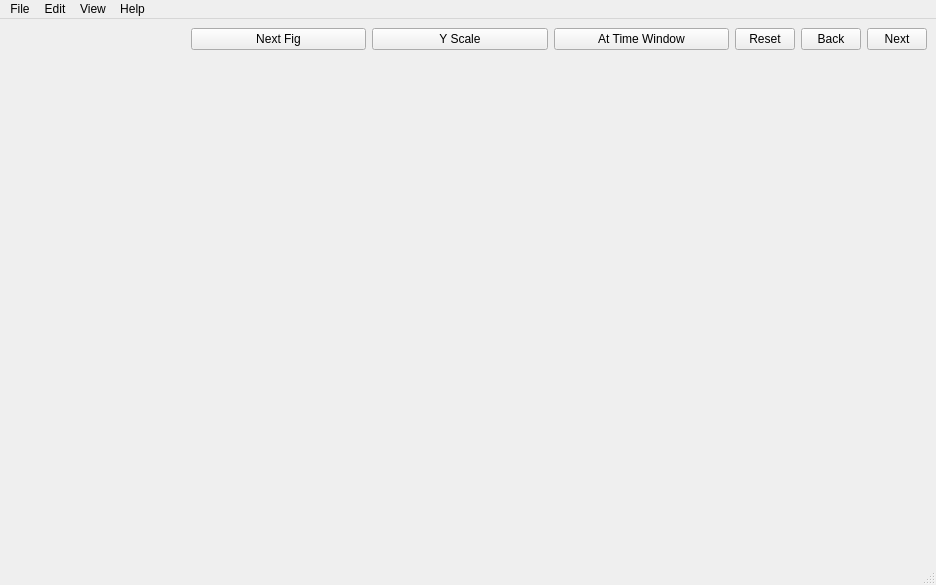
<?xml version="1.0" encoding="UTF-8"?>
<ui version="4.0">
 <class>mainWindow</class>
 <widget class="QMainWindow" name="mainWindow">
  <property name="geometry">
   <rect>
    <x>0</x>
    <y>0</y>
    <width>936</width>
    <height>585</height>
   </rect>
  </property>
  <property name="windowTitle">
   <string>DC1 Visualization</string>
  </property>
  <widget class="QWidget" name="centralwidget">
   <layout class="QHBoxLayout" name="horizontalLayout_2">
    <item>
     <layout class="QVBoxLayout" name="verticalLayout_2">
      <item>
       <layout class="QGridLayout" name="gridLayout">
        <item row="5" column="2">
         <widget class="PlotWidget" name="r4c2" native="true"/>
        </item>
        <item row="2" column="3">
         <widget class="PlotWidget" name="r1c3" native="true"/>
        </item>
        <item row="2" column="1">
         <widget class="PlotWidget" name="r1c1" native="true"/>
        </item>
        <item row="3" column="0">
         <widget class="PlotWidget" name="r2c0" native="true"/>
        </item>
        <item row="4" column="3">
         <widget class="PlotWidget" name="r3c3" native="true"/>
        </item>
        <item row="5" column="1">
         <widget class="PlotWidget" name="r4c1" native="true"/>
        </item>
        <item row="3" column="5">
         <widget class="PlotWidget" name="r2c5" native="true"/>
        </item>
        <item row="1" column="4">
         <widget class="PlotWidget" name="r0c4" native="true"/>
        </item>
        <item row="2" column="5">
         <widget class="PlotWidget" name="r1c5" native="true"/>
        </item>
        <item row="1" column="0">
         <widget class="PlotWidget" name="r0c0" native="true"/>
        </item>
        <item row="5" column="4">
         <widget class="PlotWidget" name="r4c4" native="true"/>
        </item>
        <item row="1" column="3">
         <widget class="PlotWidget" name="r0c3" native="true"/>
        </item>
        <item row="1" column="2">
         <widget class="PlotWidget" name="r0c2" native="true"/>
        </item>
        <item row="1" column="1">
         <widget class="PlotWidget" name="r0c1" native="true"/>
        </item>
        <item row="3" column="1">
         <widget class="PlotWidget" name="r2c1" native="true"/>
        </item>
        <item row="1" column="5">
         <widget class="PlotWidget" name="r0c5" native="true"/>
        </item>
        <item row="4" column="1">
         <widget class="PlotWidget" name="r3c1" native="true"/>
        </item>
        <item row="5" column="3">
         <widget class="PlotWidget" name="r4c3" native="true"/>
        </item>
        <item row="0" column="3">
         <layout class="QHBoxLayout" name="horizontalLayoutC4">
          <item>
           <widget class="QPushButton" name="atTimeWindowButton">
            <property name="text">
             <string>At Time Window</string>
            </property>
           </widget>
          </item>
         </layout>
        </item>
        <item row="2" column="2">
         <widget class="PlotWidget" name="r1c2" native="true"/>
        </item>
        <item row="0" column="4">
         <layout class="QHBoxLayout" name="horizontalLayoutC5">
          <item>
           <widget class="QPushButton" name="resetButton">
            <property name="maximumSize">
             <size>
              <width>60</width>
              <height>16777215</height>
             </size>
            </property>
            <property name="text">
             <string>Reset</string>
            </property>
           </widget>
          </item>
         </layout>
        </item>
        <item row="5" column="0">
         <widget class="PlotWidget" name="r4c0" native="true"/>
        </item>
        <item row="2" column="0">
         <widget class="PlotWidget" name="r1c0" native="true"/>
        </item>
        <item row="0" column="5">
         <layout class="QHBoxLayout" name="horizontalLayoutC6">
          <item>
           <widget class="QPushButton" name="backButton">
            <property name="maximumSize">
             <size>
              <width>60</width>
              <height>16777215</height>
             </size>
            </property>
            <property name="text">
             <string>Back</string>
            </property>
           </widget>
          </item>
          <item>
           <widget class="QPushButton" name="nextButton">
            <property name="maximumSize">
             <size>
              <width>60</width>
              <height>16777215</height>
             </size>
            </property>
            <property name="text">
             <string>Next</string>
            </property>
           </widget>
          </item>
         </layout>
        </item>
        <item row="3" column="4">
         <widget class="PlotWidget" name="r2c4" native="true"/>
        </item>
        <item row="4" column="0">
         <widget class="PlotWidget" name="r3c0" native="true"/>
        </item>
        <item row="0" column="2">
         <layout class="QHBoxLayout" name="horizontalLayoutC3">
          <item>
           <widget class="QPushButton" name="yScaleButton">
            <property name="text">
             <string>Y Scale</string>
            </property>
           </widget>
          </item>
         </layout>
        </item>
        <item row="2" column="4">
         <widget class="PlotWidget" name="r1c4" native="true"/>
        </item>
        <item row="4" column="4">
         <widget class="PlotWidget" name="r3c4" native="true"/>
        </item>
        <item row="4" column="2">
         <widget class="PlotWidget" name="r3c2" native="true"/>
        </item>
        <item row="3" column="2">
         <widget class="PlotWidget" name="r2c2" native="true"/>
        </item>
        <item row="4" column="5">
         <widget class="PlotWidget" name="r3c5" native="true"/>
        </item>
        <item row="0" column="1">
         <layout class="QHBoxLayout" name="horizontalLayoutC2">
          <item>
           <widget class="QPushButton" name="nextFigButton">
            <property name="text">
             <string>Next Fig</string>
            </property>
           </widget>
          </item>
         </layout>
        </item>
        <item row="5" column="5">
         <widget class="PlotWidget" name="r4c5" native="true"/>
        </item>
        <item row="3" column="3">
         <widget class="PlotWidget" name="r2c3" native="true"/>
        </item>
        <item row="0" column="0">
         <widget class="QLabel" name="FigureLabel">
          <property name="maximumSize">
           <size>
            <width>16777215</width>
            <height>30</height>
           </size>
          </property>
          <property name="text">
           <string/>
          </property>
         </widget>
        </item>
        <item row="6" column="0">
         <widget class="PlotWidget" name="r5c0" native="true"/>
        </item>
        <item row="6" column="1">
         <widget class="PlotWidget" name="r5c1" native="true"/>
        </item>
        <item row="6" column="2">
         <widget class="PlotWidget" name="r5c2" native="true"/>
        </item>
        <item row="6" column="3">
         <widget class="PlotWidget" name="r5c3" native="true"/>
        </item>
        <item row="6" column="4">
         <widget class="PlotWidget" name="r5c4" native="true"/>
        </item>
        <item row="6" column="5">
         <widget class="PlotWidget" name="r5c5" native="true"/>
        </item>
       </layout>
      </item>
     </layout>
    </item>
   </layout>
  </widget>
  <widget class="QStatusBar" name="statusbar"/>
  <widget class="QMenuBar" name="menubar">
   <property name="geometry">
    <rect>
     <x>0</x>
     <y>0</y>
     <width>936</width>
     <height>25</height>
    </rect>
   </property>
   <widget class="QMenu" name="menuFile">
    <property name="title">
     <string>File</string>
    </property>
    <addaction name="actionUpdateSession"/>
   </widget>
   <widget class="QMenu" name="menuEdit">
    <property name="title">
     <string>Edit</string>
    </property>
    <addaction name="actionPreferences"/>
    <addaction name="actionAnalysisParameters"/>
   </widget>
   <widget class="QMenu" name="menuView">
    <property name="title">
     <string>View</string>
    </property>
    <addaction name="actionIndividualChannelInfo"/>
    <addaction name="actionListElectrodesInfo"/>
   </widget>
   <widget class="QMenu" name="menuHelp">
    <property name="title">
     <string>Help</string>
    </property>
    <addaction name="actionDocumentation"/>
   </widget>
   <addaction name="menuFile"/>
   <addaction name="menuEdit"/>
   <addaction name="menuView"/>
   <addaction name="menuHelp"/>
  </widget>
  <action name="actionUpdateSession">
   <property name="text">
    <string>New session...</string>
   </property>
  </action>
  <action name="actionLoad_real_time_stream">
   <property name="text">
    <string>Load real-time stream...</string>
   </property>
  </action>
  <action name="action_changeLayout">
   <property name="text">
    <string>Change visualization style...</string>
   </property>
  </action>
  <action name="actionDocumentation">
   <property name="text">
    <string>Documentation</string>
   </property>
  </action>
  <action name="actionParameter_1">
   <property name="text">
    <string>Parameter 1</string>
   </property>
  </action>
  <action name="actionParameter_2">
   <property name="text">
    <string>Parameter 2</string>
   </property>
  </action>
  <action name="actionParameter_3">
   <property name="text">
    <string>Parameter 3</string>
   </property>
  </action>
  <action name="actionPreferences">
   <property name="text">
    <string>Session parameters...</string>
   </property>
  </action>
  <action name="actionAnalysisParameters">
   <property name="text">
    <string>GUI preferences...</string>
   </property>
  </action>
  <action name="actionSave">
   <property name="text">
    <string>Save</string>
   </property>
  </action>
  <action name="actionExport_to">
   <property name="text">
    <string>Export to...</string>
   </property>
  </action>
  <action name="actionParameter_4">
   <property name="text">
    <string>Toggle highlight spikes</string>
   </property>
  </action>
  <action name="actionParameter_5">
   <property name="text">
    <string>Toggle auto axis</string>
   </property>
  </action>
  <action name="actionParameter_6">
   <property name="text">
    <string>Parameter 1</string>
   </property>
  </action>
  <action name="actionParameter_7">
   <property name="text">
    <string>Parameter 2</string>
   </property>
  </action>
  <action name="actionParameter">
   <property name="text">
    <string>Parameter 3</string>
   </property>
  </action>
  <action name="actionParameter_8">
   <property name="text">
    <string>Parameter 1</string>
   </property>
  </action>
  <action name="actionParameter_9">
   <property name="text">
    <string>Parameter 2</string>
   </property>
  </action>
  <action name="actionParameter_10">
   <property name="text">
    <string>Parameter 3</string>
   </property>
  </action>
  <action name="action_tl_arraymap">
   <property name="text">
    <string>Array Map</string>
   </property>
  </action>
  <action name="action_tr_arraymap">
   <property name="text">
    <string>Array Map</string>
   </property>
  </action>
  <action name="action_bl_arraymap">
   <property name="text">
    <string>Array Map</string>
   </property>
  </action>
  <action name="action_br_arraymap_2">
   <property name="text">
    <string>Array Map</string>
   </property>
  </action>
  <action name="action_tl_channels">
   <property name="text">
    <string>Channel Traces</string>
   </property>
  </action>
  <action name="action_bl_channels">
   <property name="text">
    <string>Channel Traces</string>
   </property>
  </action>
  <action name="action_br_channels_2">
   <property name="text">
    <string>Channel Traces</string>
   </property>
  </action>
  <action name="action_tl_spikerate">
   <property name="text">
    <string>Spike Rate Plot</string>
   </property>
  </action>
  <action name="action_tl_electrodeminimap">
   <property name="text">
    <string>Electrode Minimap</string>
   </property>
  </action>
  <action name="action_hierlemann">
   <property name="text">
    <string>Hierlemann</string>
   </property>
  </action>
  <action name="action_modifiedhierlemann">
   <property name="text">
    <string>Modified Hierlemann</string>
   </property>
  </action>
  <action name="action_Highpass">
   <property name="text">
    <string>Highpass</string>
   </property>
  </action>
  <action name="actionSpike_detection">
   <property name="text">
    <string>Spike detection...</string>
   </property>
  </action>
  <action name="action_npz">
   <property name="text">
    <string>Numpy file (.npz)</string>
   </property>
  </action>
  <action name="action_mat">
   <property name="text">
    <string>MATLAB file (.mat)</string>
   </property>
  </action>
  <action name="action_save_npz">
   <property name="text">
    <string>Numpy file (.npz)</string>
   </property>
  </action>
  <action name="action_save_mat">
   <property name="text">
    <string>MATLAB file (.mat)</string>
   </property>
  </action>
  <action name="action_tr_channels">
   <property name="text">
    <string>Channel Traces</string>
   </property>
  </action>
  <action name="action_tr_spikerate">
   <property name="text">
    <string>Spike Rate Plot</string>
   </property>
  </action>
  <action name="action_tr_electrodeminimap">
   <property name="text">
    <string>Electrode Minimap</string>
   </property>
  </action>
  <action name="action_bl_spikerate">
   <property name="text">
    <string>Spike Rate Plot</string>
   </property>
  </action>
  <action name="action_bl_electrodeminimap">
   <property name="text">
    <string>Electrode Minimap</string>
   </property>
  </action>
  <action name="action_br_spikerate_2">
   <property name="text">
    <string>Spike Rate Plot</string>
   </property>
  </action>
  <action name="action_br_electrodeminimap_2">
   <property name="text">
    <string>Electrode Minimap</string>
   </property>
  </action>
  <action name="action_save_csv">
   <property name="text">
    <string>CSV file (.csv)</string>
   </property>
  </action>
  <action name="action_csv">
   <property name="text">
    <string>CSV file (.csv)</string>
   </property>
  </action>
  <action name="actionEntire_window">
   <property name="text">
    <string>Entire window</string>
   </property>
  </action>
  <action name="actionWindow_1">
   <property name="text">
    <string>Window 1</string>
   </property>
  </action>
  <action name="actionWindow_2">
   <property name="text">
    <string>Window 2</string>
   </property>
  </action>
  <action name="actionWindow_3">
   <property name="text">
    <string>Window 3</string>
   </property>
  </action>
  <action name="actionWindow_4">
   <property name="text">
    <string>Window 4</string>
   </property>
  </action>
  <action name="action_tl_tracesearch">
   <property name="text">
    <string>Trace Search</string>
   </property>
  </action>
  <action name="action_tr_tracesearch">
   <property name="text">
    <string>Trace Search</string>
   </property>
  </action>
  <action name="action_bl_tracesearch">
   <property name="text">
    <string>Trace Search</string>
   </property>
  </action>
  <action name="action_br_tracesearch_2">
   <property name="text">
    <string>Trace Search</string>
   </property>
  </action>
  <action name="actionToggle_light_dark_mode">
   <property name="text">
    <string>Toggle light/dark mode</string>
   </property>
  </action>
  <action name="actionToggle_profiling">
   <property name="text">
    <string>Toggle profiling</string>
   </property>
  </action>
  <action name="action_H0Bandpass">
   <property name="text">
    <string>h0 Bandpass</string>
   </property>
  </action>
  <action name="action_Auto">
   <property name="text">
    <string>Auto</string>
   </property>
  </action>
  <action name="action_FastBandpass">
   <property name="text">
    <string>Fast Bandpass</string>
   </property>
  </action>
  <action name="action_FasterBandpass">
   <property name="text">
    <string>Faster Bandpass</string>
   </property>
  </action>
  <action name="action_Litke">
   <property name="text">
    <string>Litke</string>
   </property>
  </action>
  <action name="action_None">
   <property name="text">
    <string>None</string>
   </property>
  </action>
  <action name="actionSpike_threshold">
   <property name="text">
    <string>Spike threshold...</string>
   </property>
  </action>
  <action name="actionTime_window">
   <property name="text">
    <string>Time window...</string>
   </property>
  </action>
  <action name="actionIndividualChannelInfo">
   <property name="text">
    <string>Individual channel info...</string>
   </property>
  </action>
  <action name="actionChannelAmplitudeHistogram">
   <property name="text">
    <string>Channel amplitude histogram...</string>
   </property>
  </action>
  <action name="actionToggleDarkMode">
   <property name="text">
    <string>Toggle dark mode</string>
   </property>
  </action>
  <action name="actionToggleProfiling">
   <property name="text">
    <string>Toggle profiling</string>
   </property>
  </action>
  <action name="actionListElectrodesInfo">
   <property name="text">
    <string>List of electrodes info...</string>
   </property>
  </action>
 </widget>
 <customwidgets>
  <customwidget>
   <class>PlotWidget</class>
   <extends>QWidget</extends>
   <header>pyqtgraph</header>
   <container>1</container>
  </customwidget>
 </customwidgets>
 <resources/>
 <connections/>
</ui>
